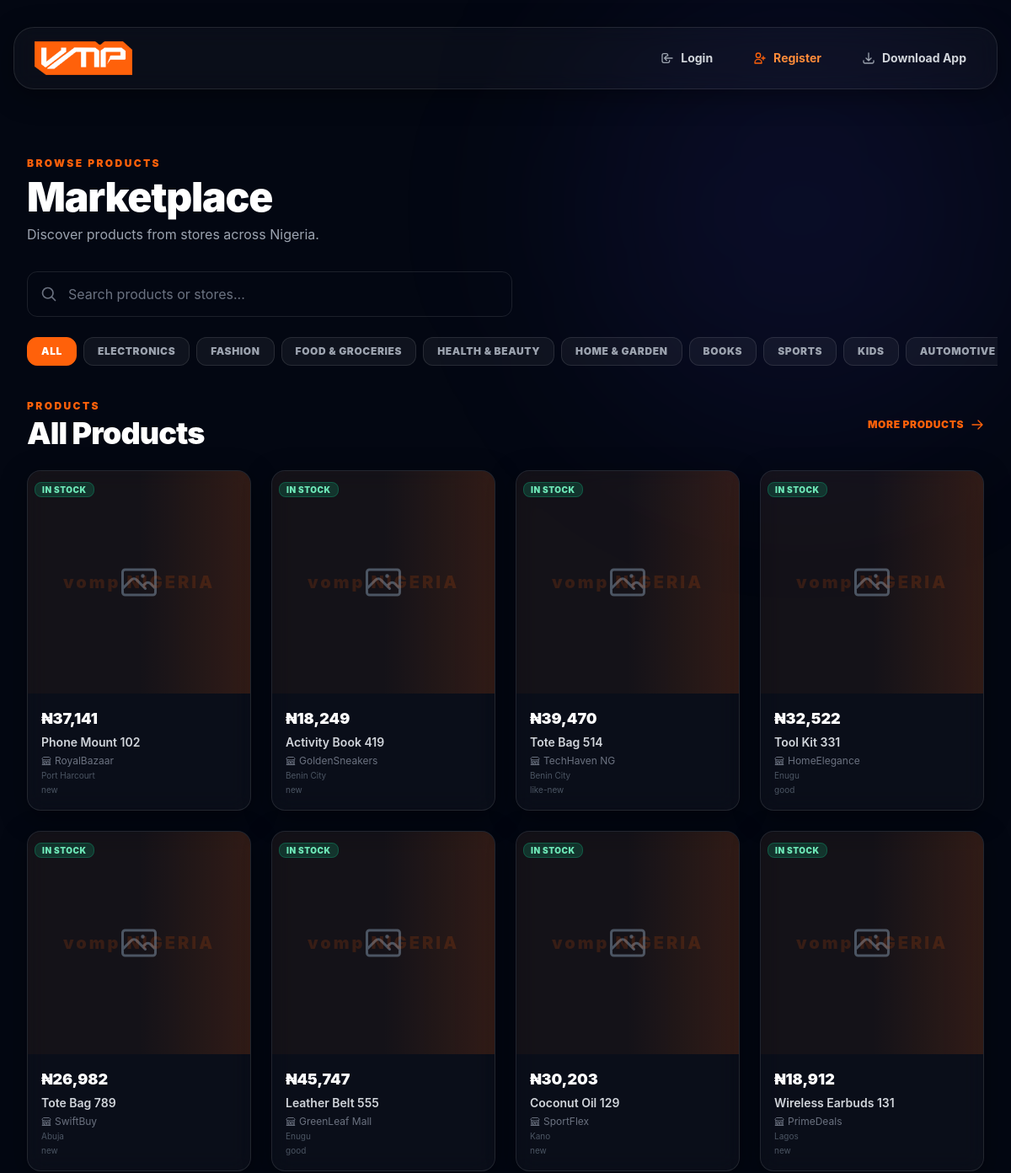
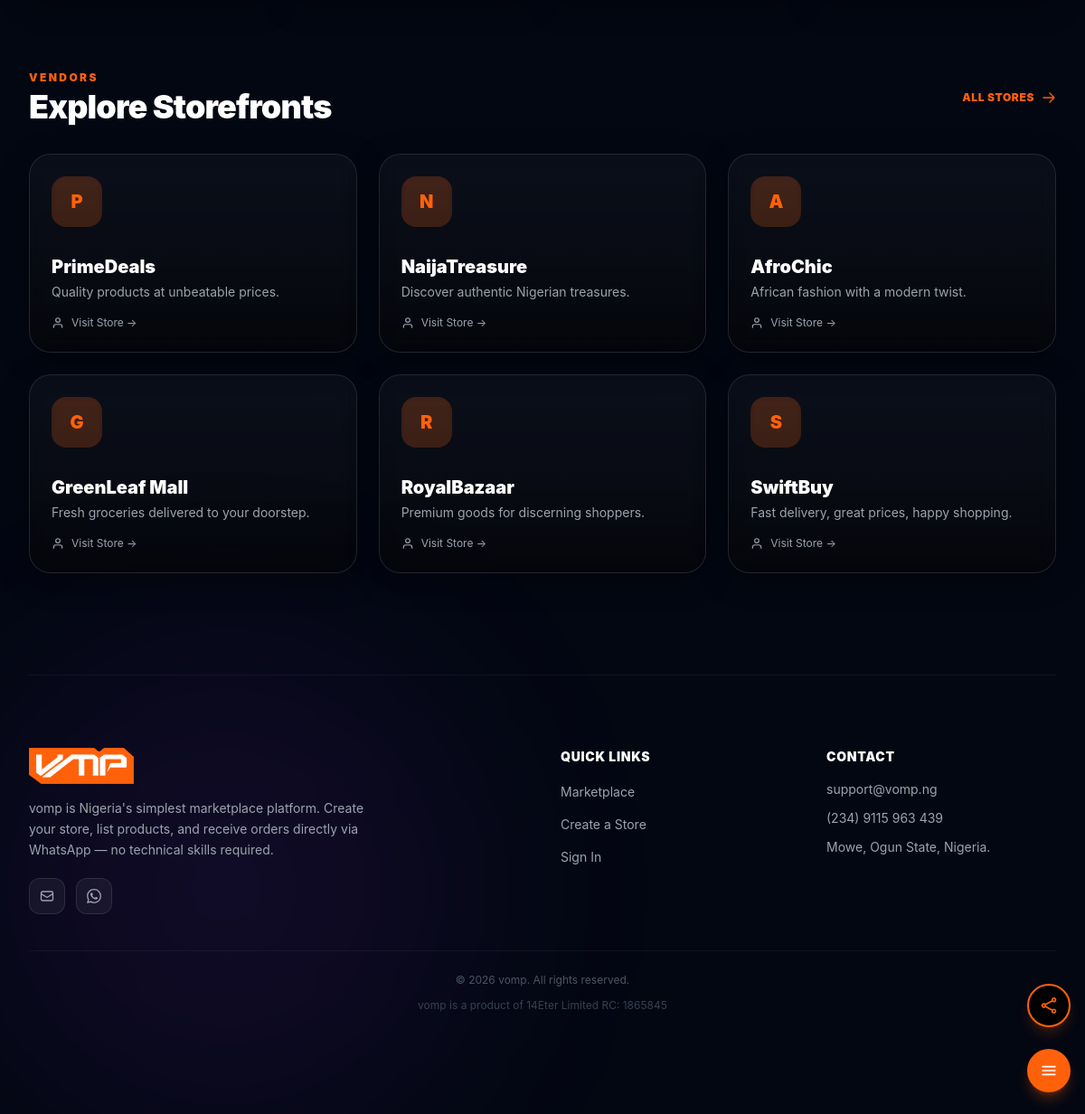
/marketplace, run on the app's committed database (2 pictures, top to bottom).
### tables this page shows
CREATE TABLE products (
    id TEXT PRIMARY KEY,
    name TEXT NOT NULL,
    price REAL NOT NULL,
    description TEXT,
    media_url TEXT,
    media_type TEXT DEFAULT 'image',
    is_available INTEGER DEFAULT 1,
    store_id TEXT NOT NULL,
    created_at DATETIME DEFAULT CURRENT_TIMESTAMP,
    updated_at DATETIME DEFAULT CURRENT_TIMESTAMP, 
    category TEXT DEFAULT 'Others', 
    product_condition TEXT DEFAULT 'Brand-New', 
    location TEXT,
    FOREIGN KEY (store_id) REFERENCES stores(id) ON DELETE CASCADE
);

CREATE TABLE stores (
    id TEXT PRIMARY KEY,
    name TEXT NOT NULL,
    slug TEXT UNIQUE NOT NULL,
    description TEXT,
    owner_id TEXT NOT NULL,
    contact_phone TEXT,
    contact_email TEXT,
    logo_url TEXT,
    hero_image_url TEXT,
    hero_color TEXT DEFAULT '#4f46e5',
    accent_color TEXT DEFAULT '#8b5cf6',
    token_balance INTEGER DEFAULT 50,
    plan TEXT DEFAULT 'free',
    is_active INTEGER DEFAULT 1,
    created_at DATETIME DEFAULT CURRENT_TIMESTAMP,
    updated_at DATETIME DEFAULT CURRENT_TIMESTAMP, 
    bg_color TEXT DEFAULT '#030712', 
    social_facebook TEXT, 
    social_instagram TEXT, 
    social_twitter TEXT, 
    social_tiktok TEXT, 
    social_youtube TEXT,
    FOREIGN KEY (owner_id) REFERENCES users(id) ON DELETE CASCADE
);

### frontend/marketplace.php (the view, shortened to what the rows shown need)
<section class="py-8 md:py-12">
    <div class="mb-8">
        <h1 class="text-4xl md:text-5xl font-black text-white tracking-tight mb-2">Marketplace</h1>
    </div>
    <div class="flex items-center justify-between mb-6">
        <div>
            <h2 class="text-3xl md:text-4xl font-black text-white tracking-tight">
                <?php echo $activeCategory ? htmlspecialchars($activeCategory) : ($searchQuery ? 'Search Results' : 'All Products'); ?>
            </h2>
        </div>
    </div>
    <?php if (empty($allProducts)): ?>
        <div class="text-center py-16">
            <div class="w-20 h-20 rounded-2xl bg-white/5 border border-white/10 flex items-center justify-center mx-auto mb-6">
                <svg class="w-10 h-10 text-gray-500" fill="none" stroke="currentColor" stroke-width="1.5" viewBox="0 0 24 24"><path stroke-linecap="round" stroke-linejoin="round" d="M20.25 7.5l-.625 10.632a2.25 2.25 0 01-2.247 2.118H6.622a2.25 2.25 0 01-2.247-2.118L3.75 7.5m6 4.125l2.25 2.25m0 0l2.25 2.25M12 11.625l2.25-2.25M12 11.625l-2.25 2.25M3.375 7.5h17.25c.621 0 1.125-.504 1.125-1.125v-1.5c0-.621-.504-1.125-1.125-1.125H3.375c-.621 0-1.125.504-1.125 1.125v1.5c0 .621.504 1.125 1.125 1.125z" /></svg>
            </div>
            <h2 class="text-2xl font-black text-white mb-2">No Products Found</h2>
            <p class="text-gray-400"><?php echo $activeCategory ? 'No products in this category yet.' : 'No products available yet.'; ?></p>
            <?php if (empty($currentUser)): ?>
                <a href="/register" class="inline-block mt-6 px-6 py-3 rounded-2xl bg-[#ff610a] text-white font-black hover:bg-[#e05500] transition-all">Start Selling</a>
            <?php endif; ?>
        </div>
    <?php else: ?>
        <div class="grid grid-cols-2 md:grid-cols-3 lg:grid-cols-4 gap-4 md:gap-6">
            <?php foreach ($allProducts as $p): ?>
                <a href="/store/<?php echo htmlspecialchars($p['store_slug']); ?>/<?php echo htmlspecialchars($p['id']); ?>" class="glass-morphism rounded-2xl border border-white/10 overflow-hidden hover:bg-white/[0.03] transition-all group">
                    <div class="aspect-square skeleton-box relative overflow-hidden">
                        <?php if (!empty($p['media_url'])): ?>
                            <img src="<?php echo htmlspecialchars($p['media_url']); ?>" alt="<?php echo htmlspecialchars($p['name']); ?>" class="img-skeleton w-full h-full object-cover group-hover:scale-105 transition-transform duration-300" onload="this.parentElement.classList.remove('skeleton-box');this.classList.add('loaded')" />
                        <?php else: ?>
                            <div class="w-full h-full flex items-center justify-center text-gray-600">
                            </div>
                        <?php endif; ?>
                        <div class="absolute top-2 left-2">
                            <span class="px-2 py-0.5 rounded-lg bg-emerald-500/20 border border-emerald-500/30 text-emerald-300 text-[10px] font-black uppercase tracking-wider">In Stock</span>
                        </div>
                    </div>
                    <div class="p-3 md:p-4">
                        <p class="text-sm md:text-lg font-black text-white mb-1">₦<?php echo number_format((float)$p['price']); ?></p>
                        <p class="text-xs md:text-sm text-gray-300 font-semibold truncate mb-1"><?php echo htmlspecialchars($p['name']); ?></p>
                        <div class="flex items-center gap-1 text-[10px] md:text-xs text-gray-500">
                            <span class="truncate"><?php echo htmlspecialchars($p['store_name']); ?></span>
                        </div>
                        <?php if (!empty($p['location'])): ?>
                            <p class="text-[10px] text-gray-600 mt-0.5"><?php echo htmlspecialchars($p['location']); ?></p>
                        <?php endif; ?>
                        <?php if (!empty($p['product_condition'])): ?>
                            <p class="text-[10px] text-gray-600 mt-0.5"><?php echo htmlspecialchars($p['product_condition']); ?></p>
                        <?php endif; ?>
                    </div>
                </a>
            <?php endforeach; ?>
        </div>
    <?php endif; ?>
    <?php if (!empty($stores)): ?>
        <section class="mt-16 md:mt-20">
            <div class="flex items-center justify-between mb-8">
                <div>
                    <h2 class="text-3xl md:text-4xl font-black text-white tracking-tight">Explore Storefronts</h2>
                </div>
            </div>
            <div class="grid grid-cols-1 md:grid-cols-2 lg:grid-cols-3 gap-4 md:gap-6">
                <?php foreach ($stores as $s):
                    $hasHero = !empty($s['hero_image_url']);
                ?>
                    <a href="/store/<?php echo htmlspecialchars($s['slug']); ?>" class="rounded-3xl p-6 border border-white/10 hover:border-[#ff610a]/30 transition-all group block relative overflow-hidden min-h-[200px] <?php echo $hasHero ? '' : 'glass-morphism'; ?>" <?php if ($hasHero): ?>style="background-image: url('<?php echo htmlspecialchars($s['hero_image_url']); ?>'); background-size: cover; background-position: center;"<?php endif; ?>>
                        <div class="absolute inset-0 <?php echo $hasHero ? 'bg-gradient-to-t from-black/80 via-black/40 to-transparent' : 'bg-gradient-to-t from-black/60 via-black/20 to-transparent'; ?>"></div>
                        <div class="relative z-10 flex flex-col h-full min-h-[170px]">
                            <div class="w-14 h-14 rounded-2xl bg-[#ff610a]/20 backdrop-blur-sm flex items-center justify-center text-xl font-black text-[#ff610a] mb-3">
                                <?php echo strtoupper($s['name'][0]); ?>
                            </div>
                            <div class="mt-auto">
                                <h3 class="text-xl font-black text-white group-hover:text-[#ff610a] transition-colors mb-1"><?php echo htmlspecialchars($s['name']); ?></h3>
                                <?php if ($s['description']): ?>
                                    <p class="text-sm <?php echo $hasHero ? 'text-gray-300' : 'text-gray-400'; ?> line-clamp-2"><?php echo htmlspecialchars($s['description']); ?></p>
                                <?php endif; ?>
                                <div class="flex items-center gap-2 mt-4 text-xs text-gray-400">
                                    <svg class="w-3.5 h-3.5" fill="none" stroke="currentColor" stroke-width="2" viewBox="0 0 24 24"><path stroke-linecap="round" stroke-linejoin="round" d="M20 21v-2a4 4 0 00-4-4H8a4 4 0 00-4 4v2" /><circle cx="12" cy="7" r="4" /></svg>
                                    <span>Visit Store →</span>
                                </div>
                            </div>
                        </div>
                    </a>
                <?php endforeach; ?>
            </div>
        </section>
    <?php endif; ?>
</section>

### data on the page
products: price "37,141", name "Phone Mount 102", store.name "RoyalBazaar", location "Port Harcourt", product_condition "new"
products: price "18,249", name "Activity Book 419", store.name "GoldenSneakers", location "Benin City", product_condition "new"
products: price "39,470", name "Tote Bag 514", store.name "TechHaven NG", location "Benin City", product_condition "like-new"
products: price "32,522", name "Tool Kit 331", store.name "HomeElegance", location "Enugu", product_condition "good"
products: price "26,982", name "Tote Bag 789", store.name "SwiftBuy", location "Abuja", product_condition "new"
products: price "45,747", name "Leather Belt 555", store.name "GreenLeaf Mall", location "Enugu", product_condition "good"
products: price "30,203", name "Coconut Oil 129", store.name "SportFlex", location "Kano", product_condition "new"
products: price "18,912", name "Wireless Earbuds 131", store.name "PrimeDeals", location "Lagos", product_condition "new"
stores: name "P", name "PrimeDeals", description "Quality products at unbeatable prices."
stores: name "N", name "NaijaTreasure", description "Discover authentic Nigerian treasures."
stores: name "A", name "AfroChic", description "African fashion with a modern twist."
stores: name "G", name "GreenLeaf Mall", description "Fresh groceries delivered to your doorstep."
stores: name "R", name "RoyalBazaar", description "Premium goods for discerning shoppers."
stores: name "S", name "SwiftBuy", description "Fast delivery, great prices, happy shopping."

### other printed values
$cat "ELECTRONICS"
$cat "FASHION"
$cat "FOOD & GROCERIES"
$cat "HEALTH & BEAUTY"
$cat "HOME & GARDEN"
$cat "BOOKS"
$cat "SPORTS"
$cat "KIDS"
$cat "AUTOMOTIVE"
